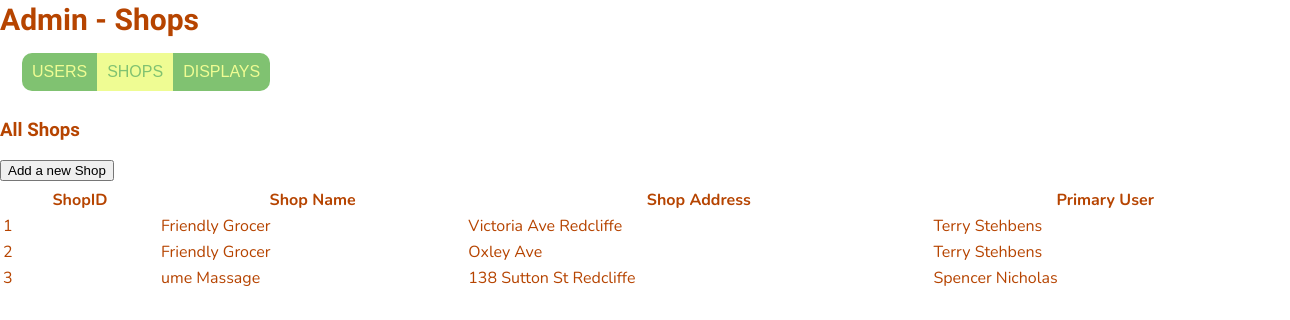
Before: /adminShops (signed in) with the older database file.
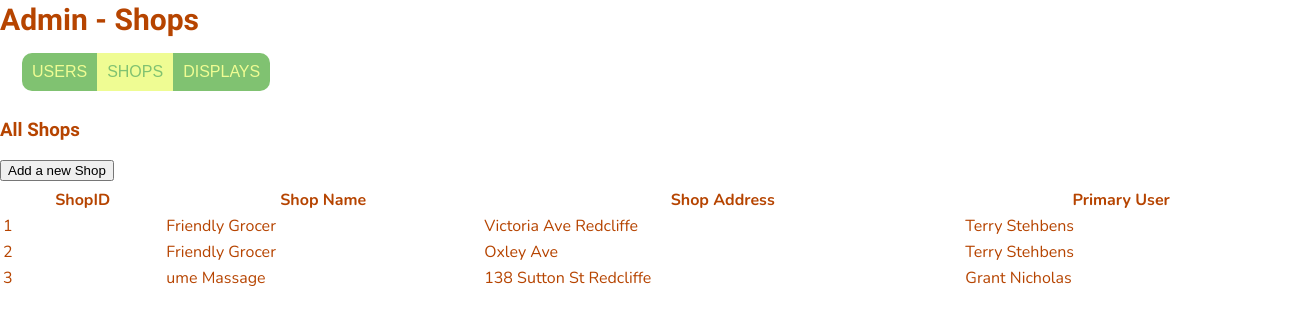
After: the same page with the newer database file.
### website/models.py (models this page shows)
class Shops(db.Model):
    shopID = db.Column(db.Integer, primary_key=True)
    shopName = db.Column(db.String(50), nullable=False)
    shopAddress = db.Column(db.String(120), nullable=False)
    primaryUserID = db.Column(db.Integer, db.ForeignKey('users.id', name='fk_shops_users'))
    displays = db.relationship('Displays', back_populates='shops')

class Users(db.Model, UserMixin):
    id = db.Column(db.Integer, primary_key=True)
    firstName = db.Column(db.String(50))
    lastName = db.Column(db.String(50))
    email = db.Column(db.String(120), unique=True, nullable=False)
    password = db.Column(db.String(150))
    phone = db.Column(db.String(20))
    userType = db.Column(db.Integer)
    shops = db.relationship('Shops', backref='user')
    items = db.relationship('Items', backref='user')

### website/views.py (the view)
@views.route('/adminShops', methods=['GET', 'POST'])
@login_required
def adminShops():
    user = current_user
    shops = Shops.query.all()  # retrieve all user data from the database
    users = Users.query.all()  # retrieve all user data from the database
    return render_template('adminShops.html', shops=shops, user=user, users=users)

### website/__init__.py (called while the page is built)
def create_app():
    app = Flask(__name__)
    app.config['SECRET_KEY'] = 'itAlwaysWorksInTheEnd'
    app.config['SQLALCHEMY_DATABASE_URI'] = f'sqlite:///{DB_NAME}'
    db.init_app(app)
    migrate.init_app(app, db)
    app.config['UPLOAD_FOLDER'] = UPLOAD_FOLDER
    from .views import views
    from .displays import displays
    from .auth import auth
    from .adsControl import adsControl
    app.register_blueprint(views, url_prefix='/')
    app.register_blueprint(displays, url_prefix='/')
    app.register_blueprint(auth, url_prefix='/')
    app.register_blueprint(adsControl, url_prefix='/')
    login_manager = LoginManager()
    login_manager.login_view = 'auth.login'
    login_manager.init_app(app)
    @login_manager.user_loader
    def load_user(id):
        from .models import Users
        return Users.query.get(int(id))
    return app

### website/templates/adminShops.html (shortened to what this page needs)
{% extends "base.html" %} {% block title %}Admin{% endblock %}
{% block content %}
    <div class="header" id="myHeader">
        <h2>Admin - Shops</h2>
    </div>
    <div>
        <form method="POST">
            <fieldset>
                <label for="users">Users</label>
                <label for="shops">Shops</label>
                <label for="displays">Displays</label>
            </fieldset>
        </form>
    </div>
    <div>
        <h3>All Shops</h3>
        {% block addNewContent %}
        <button type="button" onclick="window.location.href='/adminShopsAddNew';">Add a new Shop</button>
        <table>
            <thead>
                <tr>
                    <th>ShopID</th>
                    <th>Shop Name</th>
                    <th>Shop Address</th>
                    <th>Primary User</th>
                </tr>
            </thead>
            <tbody>
            {% for shop in shops %}
                <tr onclick="window.location.href='/adminShopEdit/{{ shop.shopID }}';" name="{{ shop.shopID }}">
                    <td>{{ shop.shopID }}</td>
                    <td>{{ shop.shopName }}</td>
                    <td>{{ shop.shopAddress }}</td>
                    <td>
                    {% for user in users %}
                        {% if user.id == shop.primaryUserID %}
                            {{ user.firstName }} {{ user.lastName }}
                        {% endif %}
                    {% endfor %}
                    </td>
                </tr>
            {% endfor %}
            </tbody>
        </table>
        {% endblock %}
    </div>
{% endblock %}

Changed rows visible on the page:
changed Shops "ume Massage": loses Users (firstName "Spencer", lastName "Nicholas"); gains Users (firstName "Grant", lastName "Nicholas")
